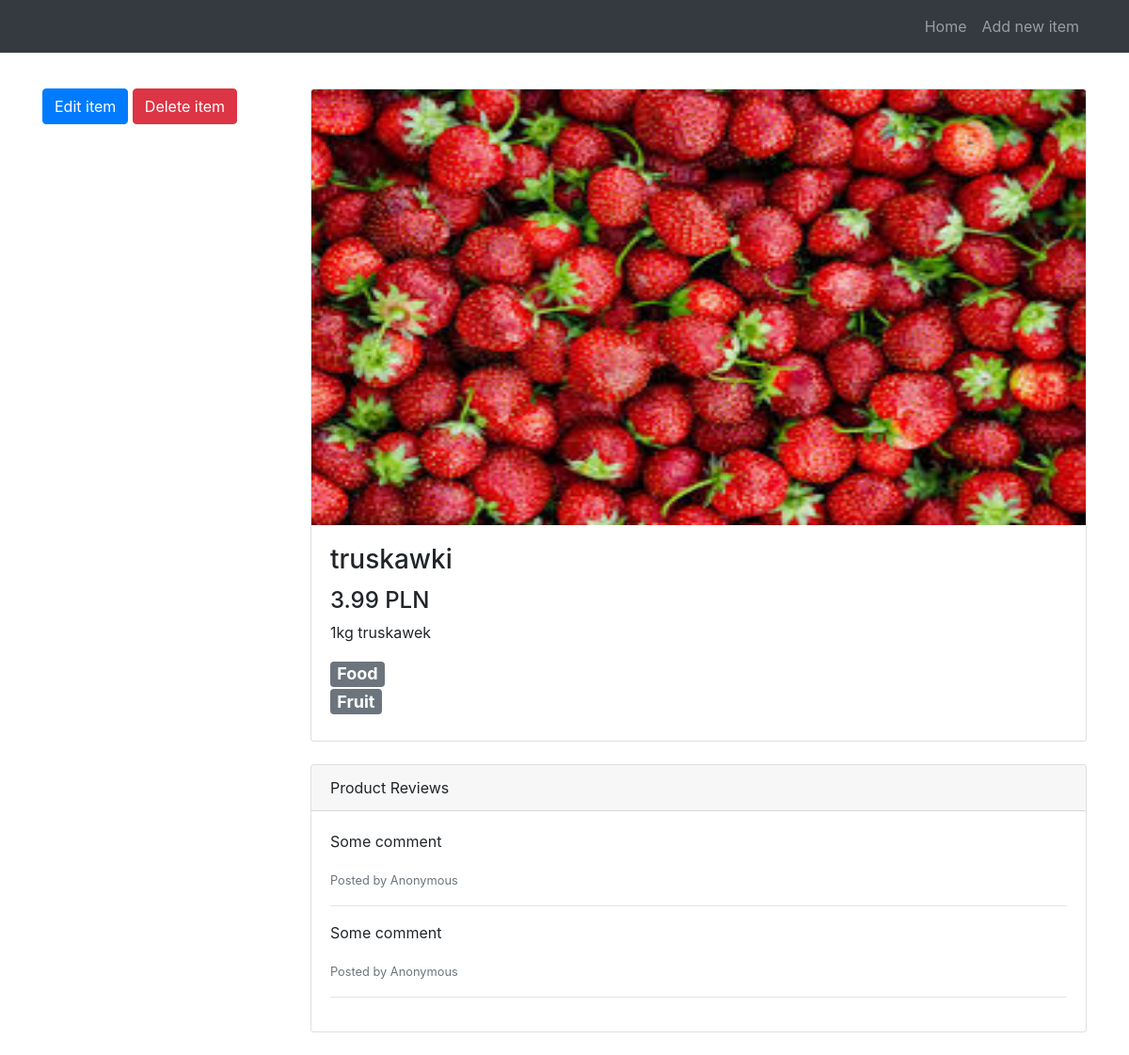
Screenshot of /items/5 with the database file from the repository.
### tables this page shows
CREATE TABLE items (
    id INTEGER PRIMARY KEY AUTOINCREMENT,
    title TEXT,
    description TEXT,
    price REAL,
    image TEXT,
    category_id INTEGER,
    subcategory_id INTEGER,
    FOREIGN KEY (category_id) REFERENCES categories (id),
    FOREIGN KEY (subcategory_id) REFERENCES subcategories (id)
);

CREATE TABLE categories (
    id INTEGER PRIMARY KEY AUTOINCREMENT,
    name TEXT
);

CREATE TABLE subcategories (
    id INTEGER PRIMARY KEY AUTOINCREMENT,
    name TEXT,
    category_id INTEGER,
    FOREIGN KEY (category_id) REFERENCES categories (id)
);

### alegrosz/views/item_views.py (the view)
@item_bp.route("/<int:item_id>")
def item(item_id):
    c = get_db().cursor()
    c.execute("""SELECT
        i.id, i.title, i.description, i.price, i.image, c.name, s.name
        FROM
        items AS i
        INNER JOIN categories AS c ON i.category_id = c.id
        INNER JOIN subcategories AS s ON i.subcategory_id = s.id
        WHERE i.id = ?""", (item_id,))
    row = c.fetchone()
    try:
        good = {
            "id": row[0],
            "title": row[1],
            "description": row[2],
            "price": row[3],
            "image": row[4],
            "category": row[5],
            "subcategory": row[6]
        }
    except IndexError:
        good = {}
    if good:
        delete_item_form = DeleteItemForm()
        return render_template("item.html", item=good, deleteItemForm=delete_item_form)
    return redirect(url_for('main.home'))

### alegrosz/forms/item_forms.py
class DeleteItemForm(FlaskForm):
    submit = SubmitField("Delete item")

### alegrosz/__init__.py (called while the page is built)
@app.teardown_appcontext
def close_connection(exception):
    db = getattr(g, "_database", None)
    if db is not None:
        db.close()

### alegrosz/dbs/dbs.py (called while the page is built)
def get_db():
    db = getattr(g, "_database", None)
    if db is None:
        db_abs_path = os.path.dirname(os.path.realpath(__file__))
        db_path = os.path.join(db_abs_path, 'alegrosz.db')
        db = g._database = sqlite3.connect(db_path)
    return db

### alegrosz/templates/item.html (shortened to what this page needs)
{% extends 'base.html' %}
{% block content %}
<div class="row">
    <div class="col-lg-3 my-4">
        <a href="{{ url_for('item.edit_item', item_id=item.id ) }}" class="btn btn-primary">Edit item</a>
        <form class="delete-form" method="POST" action="{{ url_for('item.delete_item', item_id=item.id) }}">
            {{ deleteItemForm.submit(class="btn btn-danger") }}
        </form>
    </div>
    <div class="col-lg-9">
        <div class="card mt-4">
            <div class="embed-responsive embed-responsive-16by9">
                <img class="card-img-top embed-responsive-item"
                     src="{% if item.image %}{{ url_for('main.uploads', filename=item.image) }}{% else %}{{ url_for('static', filename='images/placeholder.png') }}{% endif %}">
            </div>
            <div class="card-body">
                <h3 class="card-title">{{ item.title }}</h3>
                <h4>{{ "%.2f PLN" | format(item.price) }}</h4>
                <p class="card-text">{{ item.description }}</p>
                <h4>
                    <div class="badge badge-secondary">{{ item.category }}</div>
                    <br>
                    <div class="badge badge-secondary">{{ item.subcategory }}</div>
                </h4>
            </div>
        </div>
        <div class="card card-outline-secondary my-4">
            <div class="card-header">
                Product Reviews
            </div>
            <div class="card-body">
                <p>Some comment</p>
                <small class="text-muted">Posted by Anonymous</small>
                <hr>
                <p>Some comment</p>
                <small class="text-muted">Posted by Anonymous</small>
                <hr>
            </div>
        </div>
    </div>
</div>
{% endblock %}

### alegrosz/static/styles/main.css (style rules this page uses)
.card-img-top { object-fir: cover; }
.delete-form { display: inline; }

### rows the page displays
items: image (picture), title "truskawki", price "3.99 PLN", description "1kg truskawek"
categories: category "Food"
subcategories: subcategory "Fruit"
